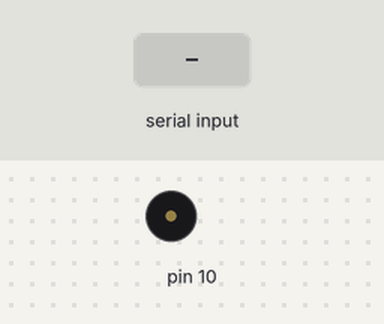
The sketch below on a simulated Arduino Uno, built with avr-gcc and run on an emulated ATmega328P. Parts: buzzer (waves = sounding). The test bench sets the inputs (shaded band). What the sketch prints to the serial monitor is not drawn.

Above: at 1.2 s.
1.3 s: byte 2 (2) received over Serial
At 2.0 s:
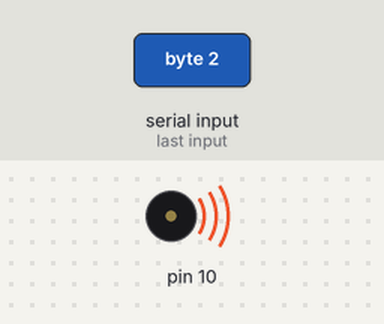
Timing chart, 0 to 4.3 s (numbered marks = the images above; inputs shaded):
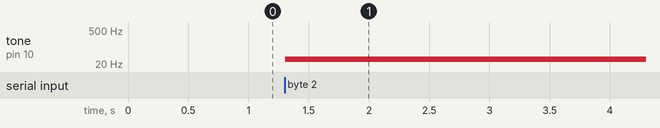

Measured:
- after the input at 1.3 s, tone on pin 10: silent → 31 Hz at once

The sketch:

rfid.ino
```cpp
//#include <SoftwareSerial.h>

//SoftwareSerial ss(3, 2);

unsigned char p;
boolean printed = 0;

void setup()
{
  Serial.begin(9600);
//  ss.begin(9600);
  Serial.println("RFID");
}

void loop()
{
if (Serial.available()>0)
{
p = Serial.read();
if (p == 2)
{
while (p != 3)
{
delay(5);
p = Serial.read();
Serial.print(p);
tone(10, 31, 1000/8);
}
printed = 1;
delay(150);
}
}
if (printed)
{
Serial.println("\n----------");
printed = 0;
}
}
```
